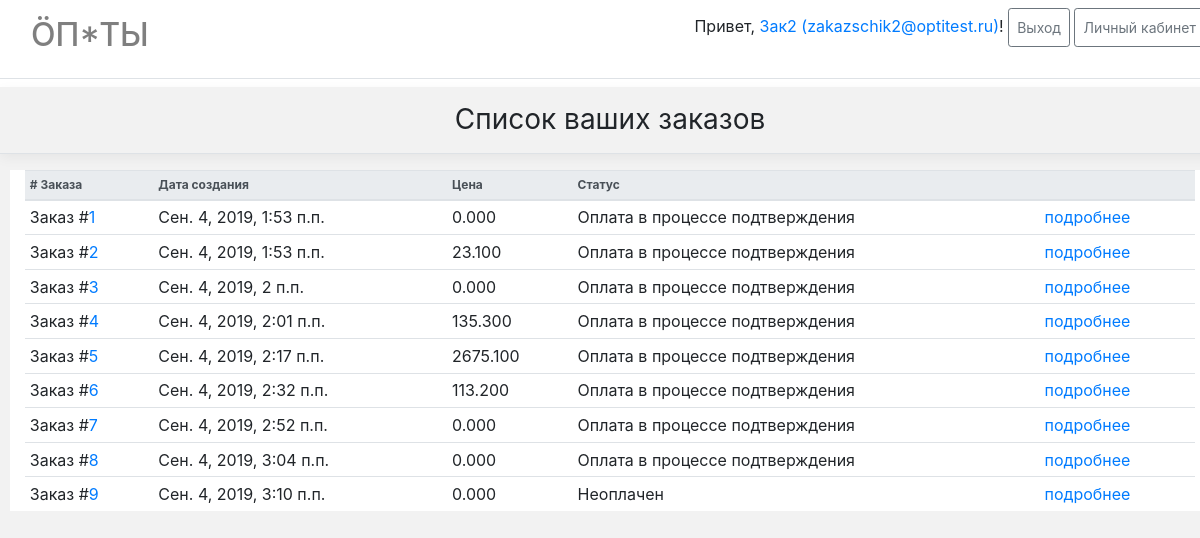
Screenshot of /orders/ (signed in) with the database file from the repository.
### main/models.py (models this page shows, shortened)
class User(AbstractUser):
    USERNAME_FIELD = 'email'
    REQUIRED_FIELDS = []
    username = None
    email = models.EmailField('Email', unique=True)
    phone = models.CharField('Телефон', max_length=20)
    location = models.CharField('Адрес доставки', max_length=255)
    birth_date = models.DateField('Дата рождения', blank=True, default='')
    role = models.PositiveSmallIntegerField('Роль', choices=tuple(Roles), default=Roles.UNREGISTERED)
    balance = models.DecimalField(max_digits=10, decimal_places=2, default=0)
    objects = CustomUserManager()
    class Meta:
        ordering = ('role',)

class Order(ModelWithTimestamp, ModelWithUser):
    objects = OrderManager()
    status = models.PositiveSmallIntegerField(default=OrderStatuses.CREATED, choices=tuple(OrderStatuses))
    paid_price = models.DecimalField(max_digits=10, decimal_places=2, default=0, blank=True)
    actual_price = models.DecimalField(max_digits=10, decimal_places=2, default=0, blank=True)
    delivery = models.PositiveSmallIntegerField(default=DeliveryTypes.PICKUP, choices=tuple(DeliveryTypes))
    class Meta:
        ordering = ('created_date',)
    @property
    def price(self):
        order_items_qs = OrderItem.objects.get_used(order=self)
        extra_charge = SettingOptionHandler('extra_charge').value
        extra_delivery_price = dict(DELIVERY_PRICES)[self.delivery]
        return (
                sum(oi.price * oi.quantity for oi in order_items_qs.filter(
                    delivery=PurchaseAndDeliveryTypes.PURCHASE_AND_DELIVERY
                )) * (1 + extra_charge / 100) +
                sum(oi.price * oi.quantity for oi in order_items_qs.filter(
                    delivery=PurchaseAndDeliveryTypes.DELIVERY_ONLY
                )) * (extra_charge / 100)
        ) + extra_delivery_price
    @property
    def status_to_string(self):
        return OrderStatuses[self.status]
    @property
    def location(self):
        if self.created_by:
            return self.created_by.location
        return ''

class SettingOption(models.Model):
    objects = SettingOptionManager()
    s_name = models.CharField(max_length=100, primary_key=True)
    s_value = models.TextField()

class OrderItem(ModelWithTimestamp, ModelWithUser):
    objects = OrderItemManager()
    product = models.ForeignKey('Product', verbose_name='Продукт', on_delete=models.SET_NULL, null=True, blank=True)
    order = models.ForeignKey(Order, verbose_name='Заказ', on_delete=models.CASCADE)
    quantity = models.PositiveIntegerField(verbose_name='Количество', default=1)
    order_comment = models.TextField(verbose_name='Комментарий к заказу', max_length=255, blank=True, default='')
    customer_comment = models.TextField(verbose_name='Комментарий заказчика', max_length=255, blank=True, default='')
    status = models.PositiveSmallIntegerField(verbose_name='Статус',
                                              default=OrderItemStatuses.CREATED,
                                              choices=tuple(OrderItemStatuses))
    state = models.PositiveSmallIntegerField(verbose_name='Состояние',
                                             default=OrderItemStates.USED,
                                             choices=tuple(OrderItemStates))
    parent = models.OneToOneField('self', verbose_name='Заменяемый товар',
                                  on_delete=models.CASCADE, null=True, blank=True)
    delivery = models.PositiveSmallIntegerField(verbose_name='Тип доставки',
                                                default=PurchaseAndDeliveryTypes.PURCHASE_AND_DELIVERY,
                                                choices=tuple(PurchaseAndDeliveryTypes))
    @property
    def price(self):
        return self.product.price if self.product else 0

class Product(ModelWithTimestamp, ModelWithUser):
    objects = ProductManager()
    name = models.CharField(verbose_name='Название',  max_length=100, default='')
    image = models.ImageField(verbose_name='Фото товара', upload_to=get_path_to_product_image)
    place = models.CharField(verbose_name='Место', max_length=150, default='')
    price = models.DecimalField(verbose_name='Цена', max_digits=10, decimal_places=2, default=0)
    comment = models.CharField(verbose_name='Комментарий к товару', max_length=255, default='')
    quantity = models.PositiveIntegerField(verbose_name='Количество', default=0)
    shopping_type = models.PositiveSmallIntegerField(verbose_name='Вид закупки',
                                                     default=ShoppingTypes.INDIVIDUAL,
                                                     choices=tuple(ShoppingTypes))

### main/views.py (the view)
# urls.py: path('orders/', main_views.OrdersListView.as_view(), name='orders'),
class OrdersListView(LoginRolesRequiredViewMixin, CommonContextViewMixin, TemplateView):
    template_name = 'main/orders.html'
    allowed_roles = (Roles.ZAKAZSCHIK, Roles.ZAKUPSCHIK)
    def __init__(self, *args, **kwargs):
        self.product_id = None
        super().__init__(*args, **kwargs)
    def get_context_data(self, **kwargs):
        context = super().get_context_data(**kwargs)
        if self.product_id:
            context['product_id'] = self.product_id
        if self.user.role in (Roles.ZAKUPSCHIK, Roles.ADMINISTRATOR):
            order_qs = _models.Order.objects.get_list()
        elif self.product_id:
            order_qs = _models.Order.objects.get_list(created_by=self.user, status=OrderStatuses.CREATED)
        else:
            order_qs = _models.Order.objects.get_list(created_by=self.user)
        context['orders'] = order_qs
        return context
    def dispatch(self, request, *args, **kwargs):
        if 'product_id' in kwargs:
            self.product_id = kwargs['product_id']
        return super().dispatch(request, *args, **kwargs)

### main/core/types.py (called while the page is built)
    def __getitem__(cls, item):
        return cls.__dict__['iter_items'][item]

### main/core/view_mixins.py (called while the page is built)
    def dispatch(self, request, *args, **kwargs):
        self.user = request.user
        if not self.user.is_authenticated:
            return self.handle_no_permission()
        if self.user.role not in self.allowed_roles and self.user.role != Roles.ADMINISTRATOR:
            return self.handle_no_permission()
        return super().dispatch(request, *args, **kwargs)

    def get_context_data(self, **kwargs):
        context = super().get_context_data(**kwargs)
        context['shop_title'] = SHOP_TITLE
        if self.user.is_authenticated:
            context['user_pk'] = self.user.pk
            context['email'] = self.user.email
            context['user_role'] = self.user.role
            context['roles'] = Roles
            context['user_is_authenticated'] = True
            context['user_first_name'] = self.user.first_name
            context['user_last_name'] = self.user.last_name
        return context

    def dispatch(self, request, *args, **kwargs):
        self.user = request.user
        return super().dispatch(request, *args, **kwargs)

### main/models.py (called while the page is built)
    def get_list(self, **kwargs):
        return Order.objects.filter(**kwargs)

    def get_used(self, **kwargs):
        return OrderItem.objects.filter(state=OrderItemStates.USED, **kwargs)

    def get_by_name(self, name):
        try:
            instance = SettingOption.objects.get(s_name=name)
        except ObjectDoesNotExist:
            instance = SettingOption(s_name=name, s_value='')
            instance.save()
        return instance

    @property
    def value(self):
        val = self.instance.s_value.strip()
        name = self.instance.s_name
        if name == 'extra_charge':
            if val == '':
                return Decimal(0)
            return Decimal(val)
        return val

### main/templates/main/orders.html (shortened to what this page needs)
{% extends 'base.html' %}
{% block content %}
    <h3 class="font-weight-normal text-center py-3 mb-3 border-bottom box-shadow">
    {% if product_id %}
        Укажите заказ куда добавить товар
    {% else %}
        Список ваших заказов
    {% endif %}
    </h3>
    <div class="container table-container">
        <table class="table table-sm table-hover " id="OrdersTable">
            <thead class="thead-light table-ts">
            <tr>
                <th scope="col"># Заказа</th>
                <th scope="col">Дата создания</th>
                <th scope="col">Цена</th>
                <th scope="col">Статус</th>
                <th scope="col"></th>
            </tr>
            </thead>
            <tbody>
            {% for o in orders %}
                <tr>
                    {% if product_id %}
                         <td scope="row">Заказ #<a href="{% url 'main:joint_item_to_product' pk=o.id product_pk=product_id %}">{{ o.id }}</a></td>
                    {% else %}
                         <td scope="row">Заказ #<a href="{% url 'main:order_details' pk=o.id %}">{{ o.id }}</a></td>
                    {% endif %}
                    <td>{{ o.created_date }}</td>
                    <td>{{ o.price }}</td>
                    <td>{{ o.status_to_string }}</td>
                    <td scope="row"><a href="{% url 'main:order_details' pk=o.id %}">подробнее</a></td>
                </tr>
            {% endfor %}
            </tbody>
        </table>
    </div>
{% endblock content %}

### templates/base.html (shortened to what this page needs)
{% load static %}
<!DOCTYPE html>
<html lang="en">
<head>
    <link rel="stylesheet" href="https://stackpath.bootstrapcdn.com/bootstrap/4.3.1/css/bootstrap.min.css">
    <link rel="stylesheet" href="{% static 'css/styles.css' %}">
</head>
<body>
    <header>
        <div class="border-bottom">
            <div class="container">
            <div class="row justify-content-between">
                <div class="col-5">
                    <h2 class="d-flex justify-content-between align-items-center py-2">
                         <a class="nav-link active" href="{% url 'main:index' %}" style="color: rgba(0,0,0,.5);">{{ shop_title }}</a>
                    </h2>
                </div>
                    {% if user_is_authenticated %}
                        <div class="col-7">
                            <div class="py-2 text-right">
                                <span> Привет, <a href="{% url 'main:user_details' pk=user_pk %}" title="Детальная информация о пользователе">{{ user_first_name }} ({{ email }})</a>!</span>
                                <a class="py-2 btn btn-sm btn-outline-secondary" href="{% url 'main:logout' %}">Выход</a>
                                {% if user_role == roles.ADMINISTRATOR %}
                                    <a class="py-2 btn btn-sm btn-outline-secondary" href="{% url 'main:administrator' %}">Личный кабинет</a>
                                {% elif user_role == roles.ZAKUPSCHIK %}
                                    <a class="py-2 btn btn-sm btn-outline-secondary" href="{% url 'main:zakupschik' %}">Личный кабинет</a>
                                {% else %}
                                    <a class="py-2 btn btn-sm btn-outline-secondary" href="{% url 'main:zakazschik' %}">Личный кабинет</a>
                                {% endif %}
                            </div>
                    {% else %}
                        <div class="col-3 text-right">
                            <div class="py-3 btn-group">
                                <a class="btn btn-sm btn-outline-secondary " href="{% url 'main:signup' %}">Регистрация</a>
                                <a class="btn btn-sm btn-outline-secondary" href="{% url 'main:login' %}">Войти</a>
                            </div>
                    {% endif %}
                        </div>
                        </div>
                </div>
            </div>
        <div class="py-1" style="background-color: #fff"></div>
    </header>
    {% block content %}{% endblock %}
</body>
</html>

### main/static/css/styles.css (style rules this page uses)
body { background-color: #f2f2f2; min-width: 1220px; }
header { background-color: #fff; }
.container { max-width: 960px; max-width: 1220px; }
.table-container { max-width: 1200px; max-width: 1200px; background-color: #fff; }
.box-shadow { box-shadow: 0 0.25rem 0.75rem rgba(0, 0, 0, .05); }
.table-ts { font-size: 12px; }

### rows the page displays
User: first_name "Зак2", email "zakazschik2@optitest.ru"
Order: id "1", created_date "Сен. 4, 2019, 1:53 п.п.", price "0.000", status_to_string "Оплата в процессе подтверждения"
Order: id "2", created_date "Сен. 4, 2019, 1:53 п.п.", price "23.100", status_to_string "Оплата в процессе подтверждения"
Order: id "3", created_date "Сен. 4, 2019, 2 п.п.", price "0.000", status_to_string "Оплата в процессе подтверждения"
Order: id "4", created_date "Сен. 4, 2019, 2:01 п.п.", price "135.300", status_to_string "Оплата в процессе подтверждения"
Order: id "5", created_date "Сен. 4, 2019, 2:17 п.п.", price "2675.100", status_to_string "Оплата в процессе подтверждения"
Order: id "6", created_date "Сен. 4, 2019, 2:32 п.п.", price "113.200", status_to_string "Оплата в процессе подтверждения"
Order: id "7", created_date "Сен. 4, 2019, 2:52 п.п.", price "0.000", status_to_string "Оплата в процессе подтверждения"
Order: id "8", created_date "Сен. 4, 2019, 3:04 п.п.", price "0.000", status_to_string "Оплата в процессе подтверждения"
Order: id "9", created_date "Сен. 4, 2019, 3:10 п.п.", price "0.000", status_to_string "Неоплачен"

### other values shown
{{ shop_title }} "ÖП*ТЫ"
